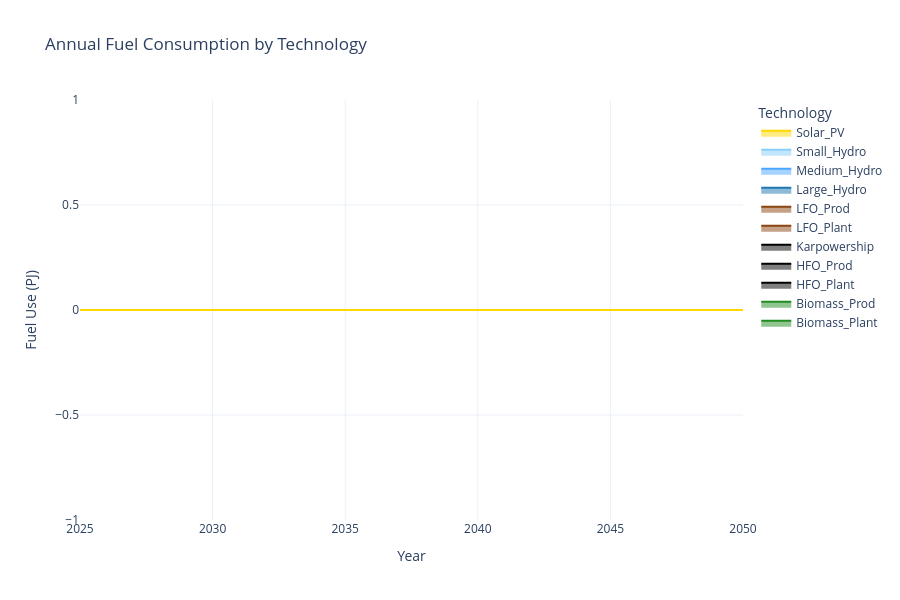

The code cell stored with this chart in its notebook:
### Markdown cell above
### Fuel Consumption by Technology

### Code cell
import pandas as pd
import plotly.graph_objects as go

# === Load tech color map ===
with open("tech_colors.json") as f:
    tech_colors = json.load(f)

# === Load fuel use data ===
df_use = pd.read_csv(res_dir / "UseByTechnology.csv")
df_use.rename(columns={
    "t": "TECHNOLOGY",
    "y": "YEAR",
    "UseByTechnology": "VALUE"
}, inplace=True)

# === Pivot data: fuel consumption by year/technology ===
df_fuel = df_use.pivot_table(index="YEAR", columns="TECHNOLOGY", values="VALUE", aggfunc="sum")

# === Create Plotly stacked area chart ===
fig = go.Figure()
for tech in df_fuel.columns:
    fig.add_trace(go.Scatter(
        x=df_fuel.index,
        y=df_fuel[tech].fillna(0),
        mode='lines',
        stackgroup='one',
        name=tech,
        line=dict(color=tech_colors.get(tech, "#D3D3D3")),  # fallback gray
        hovertemplate=f"{tech}<br>Year: %{{x}}<br>Fuel Used: %{{y:.2f}} PJ"
    ))

# === Layout tweaks ===
fig.update_layout(
    title="Annual Fuel Consumption by Technology",
    xaxis_title="Year",
    yaxis_title="Fuel Use (PJ)",
    template="plotly_white",
    legend_title="Technology",
    height=600,
    hovermode="x unified"
)

fig.show()

### Figure 1 — Plotly figure (JSON) as saved in the notebook; plotly's stock layout.template omitted (floating-point values rounded to 4 significant figures)
{"data": [{"hovertemplate": "Biomass_Plant<br>Year: %{x}<br>Fuel Used: %{y:.2f} PJ", "line": {"color": "#228B22"}, "mode": "lines", "name": "Biomass_Plant", "stackgroup": "one", "type": "scatter", "x": [2025, 2026, 2027, 2028, 2029, 2030, 2031, 2032, 2033, 2034, 2035, 2036, 2037, 2038, 2039, 2040, 2041, 2042, 2043, 2044, 2045, 2046, 2047, 2048, 2049, 2050], "y": [0, 0, 0, 0, 0, 0, 0, 0, 0, 0, 0, 0, 0, 0, 0, 0, 0, 0, 0, 0, 0, 0, 0, 0, 0, 0]}, {"hovertemplate": "Biomass_Prod<br>Year: %{x}<br>Fuel Used: %{y:.2f} PJ", "line": {"color": "#228B22"}, "mode": "lines", "name": "Biomass_Prod", "stackgroup": "one", "type": "scatter", "x": [2025, 2026, 2027, 2028, 2029, 2030, 2031, 2032, 2033, 2034, 2035, 2036, 2037, 2038, 2039, 2040, 2041, 2042, 2043, 2044, 2045, 2046, 2047, 2048, 2049, 2050], "y": [0, 0, 0, 0, 0, 0, 0, 0, 0, 0, 0, 0, 0, 0, 0, 0, 0, 0, 0, 0, 0, 0, 0, 0, 0, 0]}, {"hovertemplate": "HFO_Plant<br>Year: %{x}<br>Fuel Used: %{y:.2f} PJ", "line": {"color": "#000000"}, "mode": "lines", "name": "HFO_Plant", "stackgroup": "one", "type": "scatter", "x": [2025, 2026, 2027, 2028, 2029, 2030, 2031, 2032, 2033, 2034, 2035, 2036, 2037, 2038, 2039, 2040, 2041, 2042, 2043, 2044, 2045, 2046, 2047, 2048, 2049, 2050], "y": [0, 0, 0, 0, 0, 0, 0, 0, 0, 0, 0, 0, 0, 0, 0, 0, 0, 0, 0, 0, 0, 0, 0, 0, 0, 0]}, {"hovertemplate": "HFO_Prod<br>Year: %{x}<br>Fuel Used: %{y:.2f} PJ", "line": {"color": "#000000"}, "mode": "lines", "name": "HFO_Prod", "stackgroup": "one", "type": "scatter", "x": [2025, 2026, 2027, 2028, 2029, 2030, 2031, 2032, 2033, 2034, 2035, 2036, 2037, 2038, 2039, 2040, 2041, 2042, 2043, 2044, 2045, 2046, 2047, 2048, 2049, 2050], "y": [0, 0, 0, 0, 0, 0, 0, 0, 0, 0, 0, 0, 0, 0, 0, 0, 0, 0, 0, 0, 0, 0, 0, 0, 0, 0]}, {"hovertemplate": "Karpowership<br>Year: %{x}<br>Fuel Used: %{y:.2f} PJ", "line": {"color": "#000000"}, "mode": "lines", "name": "Karpowership", "stackgroup": "one", "type": "scatter", "x": [2025, 2026, 2027, 2028, 2029, 2030, 2031, 2032, 2033, 2034, 2035, 2036, 2037, 2038, 2039, 2040, 2041, 2042, 2043, 2044, 2045, 2046, 2047, 2048, 2049, 2050], "y": [0, 0, 0, 0, 0, 0, 0, 0, 0, 0, 0, 0, 0, 0, 0, 0, 0, 0, 0, 0, 0, 0, 0, 0, 0, 0]}, {"hovertemplate": "LFO_Plant<br>Year: %{x}<br>Fuel Used: %{y:.2f} PJ", "line": {"color": "#8B4513"}, "mode": "lines", "name": "LFO_Plant", "stackgroup": "one", "type": "scatter", "x": [2025, 2026, 2027, 2028, 2029, 2030, 2031, 2032, 2033, 2034, 2035, 2036, 2037, 2038, 2039, 2040, 2041, 2042, 2043, 2044, 2045, 2046, 2047, 2048, 2049, 2050], "y": [0, 0, 0, 0, 0, 0, 0, 0, 0, 0, 0, 0, 0, 0, 0, 0, 0, 0, 0, 0, 0, 0, 0, 0, 0, 0]}, {"hovertemplate": "LFO_Prod<br>Year: %{x}<br>Fuel Used: %{y:.2f} PJ", "line": {"color": "#8B4513"}, "mode": "lines", "name": "LFO_Prod", "stackgroup": "one", "type": "scatter", "x": [2025, 2026, 2027, 2028, 2029, 2030, 2031, 2032, 2033, 2034, 2035, 2036, 2037, 2038, 2039, 2040, 2041, 2042, 2043, 2044, 2045, 2046, 2047, 2048, 2049, 2050], "y": [0, 0, 0, 0, 0, 0, 0, 0, 0, 0, 0, 0, 0, 0, 0, 0, 0, 0, 0, 0, 0, 0, 0, 0, 0, 0]}, {"hovertemplate": "Large_Hydro<br>Year: %{x}<br>Fuel Used: %{y:.2f} PJ", "line": {"color": "#1f77b4"}, "mode": "lines", "name": "Large_Hydro", "stackgroup": "one", "type": "scatter", "x": [2025, 2026, 2027, 2028, 2029, 2030, 2031, 2032, 2033, 2034, 2035, 2036, 2037, 2038, 2039, 2040, 2041, 2042, 2043, 2044, 2045, 2046, 2047, 2048, 2049, 2050], "y": [0, 0, 0, 0, 0, 0, 0, 0, 0, 0, 0, 0, 0, 0, 0, 0, 0, 0, 0, 0, 0, 0, 0, 0, 0, 0]}, {"hovertemplate": "Medium_Hydro<br>Year: %{x}<br>Fuel Used: %{y:.2f} PJ", "line": {"color": "#4da6ff"}, "mode": "lines", "name": "Medium_Hydro", "stackgroup": "one", "type": "scatter", "x": [2025, 2026, 2027, 2028, 2029, 2030, 2031, 2032, 2033, 2034, 2035, 2036, 2037, 2038, 2039, 2040, 2041, 2042, 2043, 2044, 2045, 2046, 2047, 2048, 2049, 2050], "y": [0, 0, 0, 0, 0, 0, 0, 0, 0, 0, 0, 0, 0, 0, 0, 0, 0, 0, 0, 0, 0, 0, 0, 0, 0, 0]}, {"hovertemplate": "Small_Hydro<br>Year: %{x}<br>Fuel Used: %{y:.2f} PJ", "line": {"color": "#87CEFA"}, "mode": "lines", "name": "Small_Hydro", "stackgroup": "one", "type": "scatter", "x": [2025, 2026, 2027, 2028, 2029, 2030, 2031, 2032, 2033, 2034, 2035, 2036, 2037, 2038, 2039, 2040, 2041, 2042, 2043, 2044, 2045, 2046, 2047, 2048, 2049, 2050], "y": [0, 0, 0, 0, 0, 0, 0, 0, 0, 0, 0, 0, 0, 0, 0, 0, 0, 0, 0, 0, 0, 0, 0, 0, 0, 0]}, {"hovertemplate": "Solar_PV<br>Year: %{x}<br>Fuel Used: %{y:.2f} PJ", "line": {"color": "#FFD700"}, "mode": "lines", "name": "Solar_PV", "stackgroup": "one", "type": "scatter", "x": [2025, 2026, 2027, 2028, 2029, 2030, 2031, 2032, 2033, 2034, 2035, 2036, 2037, 2038, 2039, 2040, 2041, 2042, 2043, 2044, 2045, 2046, 2047, 2048, 2049, 2050], "y": [0, 0, 0, 0, 0, 0, 0, 0, 0, 0, 0, 0, 0, 0, 0, 0, 0, 0, 0, 0, 0, 0, 0, 0, 0, 0]}], "layout": {"height": 600, "hovermode": "x unified", "legend": {"title": {"text": "Technology"}}, "title": {"text": "Annual Fuel Consumption by Technology"}, "xaxis": {"title": {"text": "Year"}}, "yaxis": {"title": {"text": "Fuel Use (PJ)"}}}}
